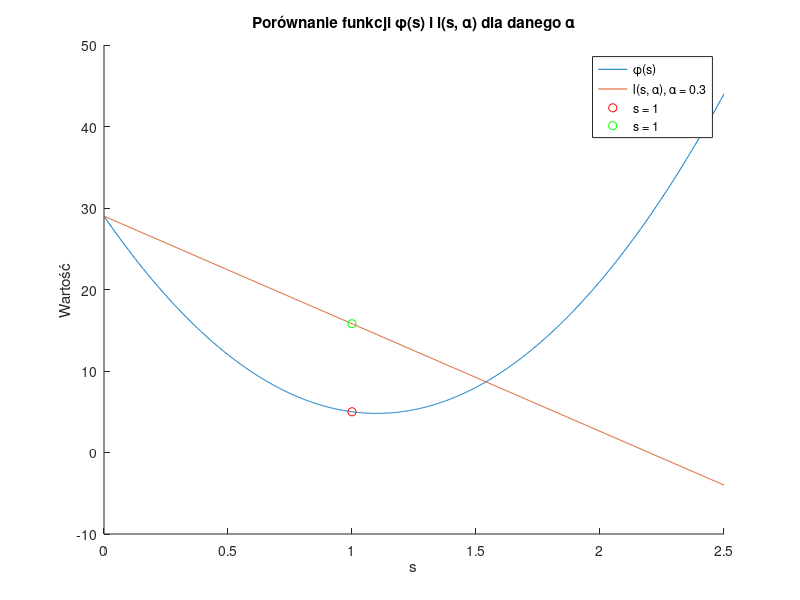

Reproduce this figure in MATLAB.
% Definicja funkcji φ(s)
phi = @(s) 20 * s.^2 - 44 * s + 29;

% Definicja funkcji afinicznej
l = @(s, alpha) 29 - alpha * 44 * s;

% Wartość alpha
alpha = 0.3;
beta = 0.9;

% Wartości s
s_values = linspace(0, 2.5, 1000);

% Obliczenie wartości funkcji dla danej wartości alpha
l_values = l(s_values, alpha);
phi_values = phi(s_values);

% Generowanie wykresu
figure;
hold on;

% Wykres funkcji φ(s)
plot(s_values, phi_values, 'DisplayName', '\phi(s)');
% Wykres funkcji afinicznej l(s, alpha)
plot(s_values, l_values, 'DisplayName', ['l(s, \alpha), \alpha = ' num2str(alpha)]);

% Dodanie etykiet dla osi x, y i tytułu wykresu
xlabel('s');
ylabel('Wartość');
title('Porównanie funkcji \phi(s) i l(s, \alpha) dla danego \alpha');

% Dodanie legendy
legend('Location', 'best');


% Wykonaj pętlę while
s = 1;
while phi(s) >= l(s,alpha)
    % Dodanie punktu na wykresie funkcji φ(s)
    plot(s, phi(s), 'ro', 'DisplayName', ['s = ' num2str(s)]);
    % Dodanie punktu na wykresie funkcji l(s, alpha)
    plot(s, l(s, alpha), 'go', 'DisplayName', ['s = ' num2str(s)]);
    % Aktualizacja wartości s
    s = beta * s;
end
% Dodanie punktu na wykresie funkcji φ(s)
plot(s, phi(s), 'ro', 'DisplayName', ['s = ' num2str(s)]);
% Dodanie punktu na wykresie funkcji l(s, alpha)
plot(s, l(s, alpha), 'go', 'DisplayName', ['s = ' num2str(s)]);
s
hold off;
